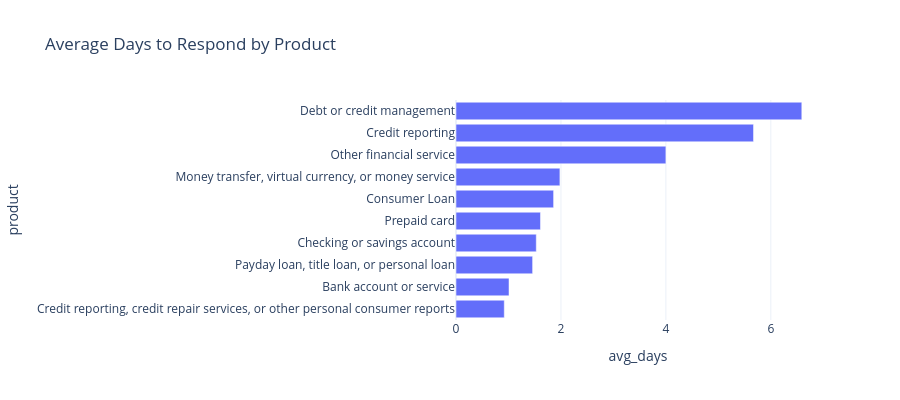

Notebook cell for this chart:
### Code cell
# ── Visualizations (Part 3) ───────────────────────────────────────────
state_counts = df['state'].value_counts().reset_index()
fig7 = px.choropleth(state_counts, locations='state', locationmode='USA-states', color='count', 
                     scope="usa", title='Complaint Geographic Distribution', color_continuous_scale='Reds')
fig7.update_layout(template='plotly_white', height=500)
fig7.show()

q8_rev = q8.sort_values('avg_days', ascending=True)
fig8 = px.bar(q8_rev, y='product', x='avg_days', orientation='h', title='Average Days to Respond by Product')
fig8.update_layout(template='plotly_white', height=400)
fig8.show()

### Figure 1 — Plotly figure (JSON) as saved in the notebook; plotly's stock layout.template omitted (floating-point values rounded to 4 significant figures)
{"data": [{"hovertemplate": "avg_days=%{x}<br>product=%{y}<extra></extra>", "legendgroup": "", "marker": {"color": "#636efa", "pattern": {"shape": ""}}, "name": "", "orientation": "h", "showlegend": false, "textposition": "auto", "type": "bar", "x": [0.92, 1.01, 1.46, 1.53, 1.61, 1.86, 1.98, 4.0, 5.67, 6.59], "xaxis": "x", "y": ["Credit reporting, credit repair services, or other personal consumer reports", "Bank account or service", "Payday loan, title loan, or personal loan", "Checking or savings account", "Prepaid card", "Consumer Loan", "Money transfer, virtual currency, or money service", "Other financial service", "Credit reporting", "Debt or credit management"], "yaxis": "y"}], "layout": {"barmode": "relative", "height": 400, "legend": {"tracegroupgap": 0}, "title": {"text": "Average Days to Respond by Product"}, "xaxis": {"anchor": "y", "domain": [0.0, 1.0], "title": {"text": "avg_days"}}, "yaxis": {"anchor": "x", "domain": [0.0, 1.0], "title": {"text": "product"}}}}
